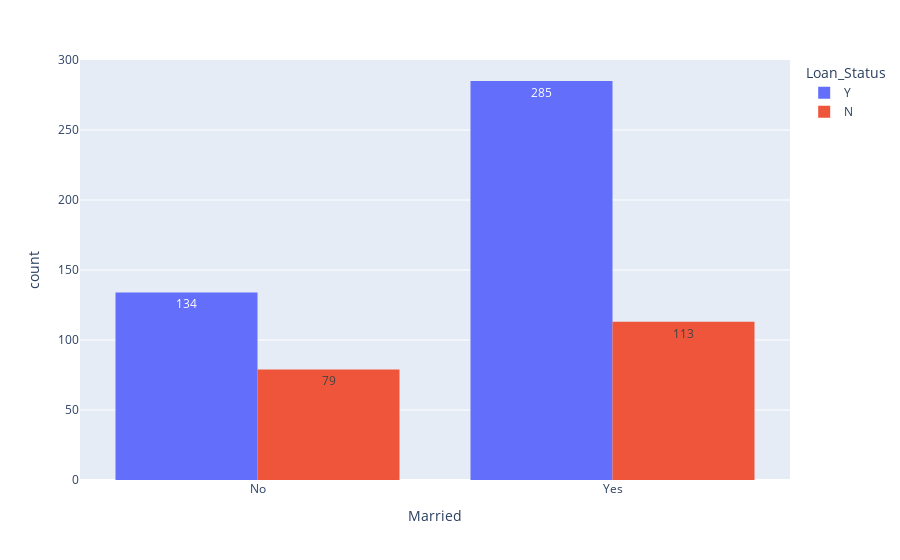

The code cell stored with this chart in its notebook:
### Code cell
px.histogram(x=df.Married, color=df.Loan_Status, barmode='group', text_auto=True)

### Figure 1 — Plotly figure (JSON) as saved in the notebook; plotly's stock layout.template omitted (floating-point values rounded to 4 significant figures; data arrays with more than 128 entries replaced by an {"elided": "..."} marker saying what was removed)
{"data": [{"alignmentgroup": "True", "bingroup": "x", "hovertemplate": "Loan_Status=Y<br>Married=%{x}<br>count=%{y}<extra></extra>", "legendgroup": "Y", "marker": {"color": "#636efa", "pattern": {"shape": ""}}, "name": "Y", "offsetgroup": "Y", "orientation": "v", "showlegend": true, "texttemplate": "%{value}", "type": "histogram", "x": {"elided": "422 str values"}, "xaxis": "x", "yaxis": "y"}, {"alignmentgroup": "True", "bingroup": "x", "hovertemplate": "Loan_Status=N<br>Married=%{x}<br>count=%{y}<extra></extra>", "legendgroup": "N", "marker": {"color": "#EF553B", "pattern": {"shape": ""}}, "name": "N", "offsetgroup": "N", "orientation": "v", "showlegend": true, "texttemplate": "%{value}", "type": "histogram", "x": {"elided": "192 str values"}, "xaxis": "x", "yaxis": "y"}], "layout": {"barmode": "group", "legend": {"title": {"text": "Loan_Status"}, "tracegroupgap": 0}, "margin": {"t": 60}, "xaxis": {"anchor": "y", "domain": [0, 1], "title": {"text": "Married"}}, "yaxis": {"anchor": "x", "domain": [0, 1], "title": {"text": "count"}}}}
